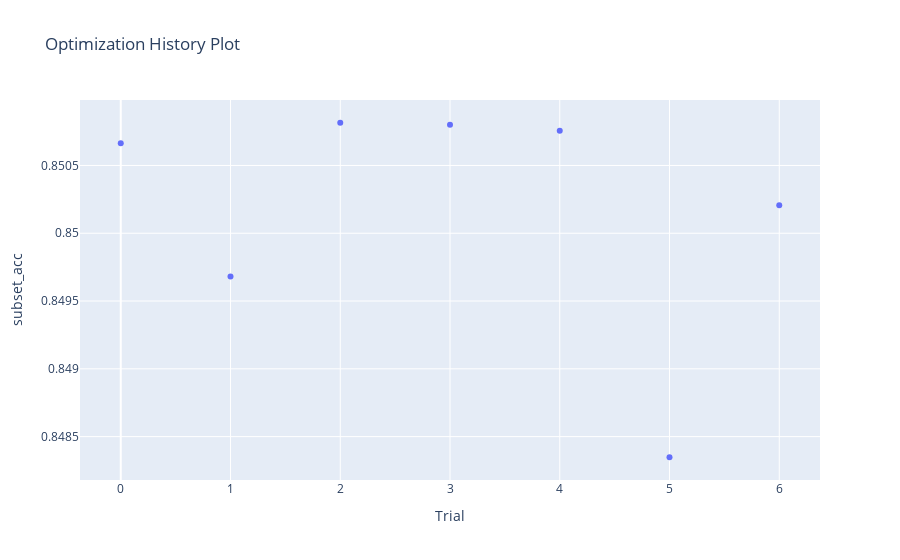

Notebook cell for this chart:
### Code cell
plot_optimization_history(study, target=lambda t: t.values[0], target_name='subset_acc')

### Figure 1 — Plotly figure (JSON) as saved in the notebook; plotly's stock layout.template omitted (floating-point values rounded to 4 significant figures)
{"data": [{"mode": "markers", "name": "subset_acc", "type": "scatter", "x": [0, 1, 2, 3, 4, 5, 6], "y": [0.8507, 0.8497, 0.8508, 0.8508, 0.8508, 0.8483, 0.8502]}], "layout": {"title": {"text": "Optimization History Plot"}, "xaxis": {"title": {"text": "Trial"}}, "yaxis": {"title": {"text": "subset_acc"}}}}
